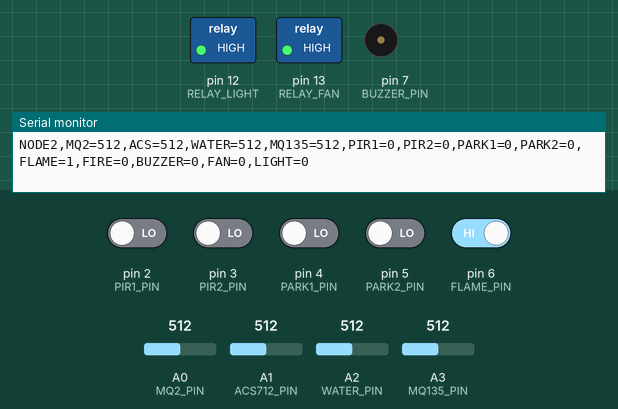
A sketch run on a simulated Arduino Uno, built with avr-gcc and run on an emulated ATmega328P. On the bench: switched loads named in the sketch (green lamp = pin HIGH), buzzer (waves = sounding, pin HIGH), the last lines printed to the serial monitor. The test bench sets the inputs (shaded band); at power-on: pin 6 (FLAME_PIN) HIGH, pin 2 (PIR1_PIN), pin 3 (PIR2_PIN), pin 4 (PARK1_PIN), pin 5 (PARK2_PIN) LOW, A0 (MQ2_PIN) = 512, A1 (ACS712_PIN) = 512, A2 (WATER_PIN) = 512, A3 (MQ135_PIN) = 512.

Above: at 2.2 s.
2.3 s: pin 2 (PIR1_PIN) driven HIGH
At 3.6 s:
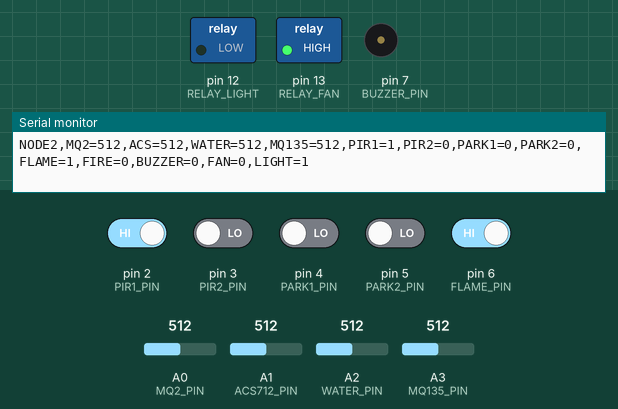
4.6 s: pin 6 (FLAME_PIN) driven LOW
At 6.3 s:
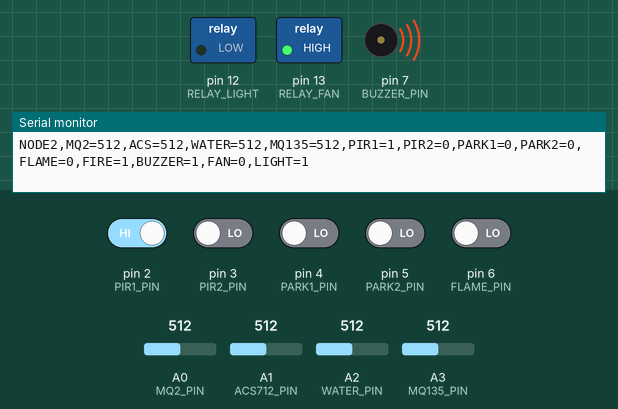
6.7 s: pin 2 (PIR1_PIN) driven LOW
At 7.8 s:
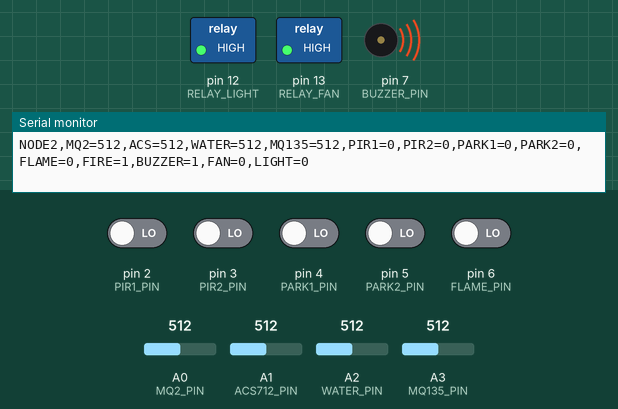
8.8 s: pin 3 (PIR2_PIN) driven HIGH
At 10.4 s:
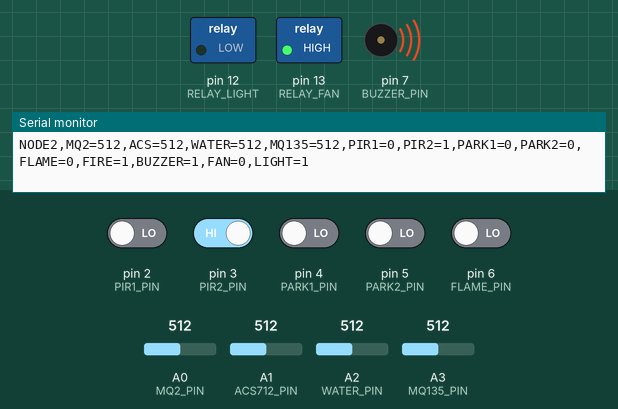
10.9 s: pin 3 (PIR2_PIN) driven LOW
At 11.9 s:
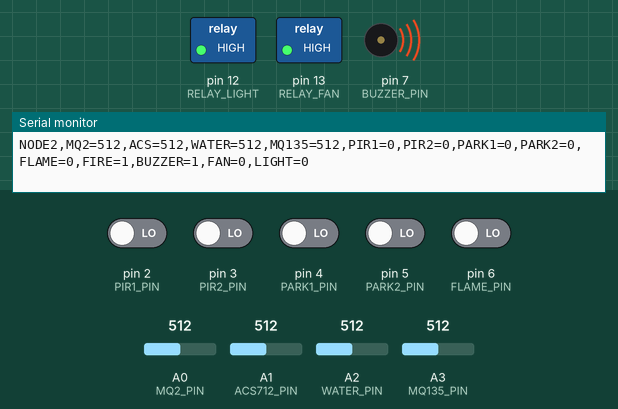
Timing chart, 0 to 13.9 s (numbered marks = the images above; inputs shaded):
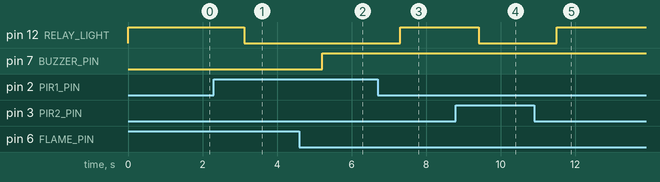

Measured:
- after the input at 2.3 s, pin 12 (RELAY_LIGHT): HIGH → LOW after 0.82 s
- after the input at 4.6 s, pin 7 (BUZZER_PIN): LOW → HIGH after 0.62 s
- after the input at 6.7 s, pin 12 (RELAY_LIGHT): LOW → HIGH after 0.61 s
- after the input at 8.8 s, pin 12 (RELAY_LIGHT): HIGH → LOW after 0.61 s
- after the input at 10.9 s, pin 12 (RELAY_LIGHT): LOW → HIGH after 0.61 s

The sketch:

edge_node_uno.ino
```cpp
#define MQ2_PIN       A0
#define ACS712_PIN    A1
#define WATER_PIN     A2
#define MQ135_PIN     A3

#define PIR1_PIN      2
#define PIR2_PIN      3
#define PARK1_PIN     4
#define PARK2_PIN     5
#define FLAME_PIN     6
#define BUZZER_PIN    7

#define RELAY_LIGHT   12
#define RELAY_FAN     13

#define RELAY_ON      LOW
#define RELAY_OFF     HIGH

void setup() {
  pinMode(PIR1_PIN, INPUT);
  pinMode(PIR2_PIN, INPUT);
  pinMode(PARK1_PIN, INPUT);
  pinMode(PARK2_PIN, INPUT);
  pinMode(FLAME_PIN, INPUT);

  pinMode(BUZZER_PIN, OUTPUT);
  digitalWrite(BUZZER_PIN, LOW);

  pinMode(RELAY_LIGHT, OUTPUT);
  pinMode(RELAY_FAN, OUTPUT);

  digitalWrite(RELAY_LIGHT, RELAY_OFF);
  digitalWrite(RELAY_FAN, RELAY_OFF);

  Serial.begin(9600);

  delay(1000);
  Serial.println("RYGAR NODE 2 ONLINE");
}

void loop() {
  int mq2Value   = analogRead(MQ2_PIN);
  int currentRaw = analogRead(ACS712_PIN);
  int waterValue = analogRead(WATER_PIN);
  int mq135Value = analogRead(MQ135_PIN);

  int pir1  = digitalRead(PIR1_PIN);
  int pir2  = digitalRead(PIR2_PIN);
  int park1 = digitalRead(PARK1_PIN);
  int park2 = digitalRead(PARK2_PIN);
  int flame = digitalRead(FLAME_PIN);

  bool fireDetected = (flame == LOW);

  if (fireDetected)
    digitalWrite(BUZZER_PIN, HIGH);
  else
    digitalWrite(BUZZER_PIN, LOW);

  if (pir1 == HIGH || pir2 == HIGH)
    digitalWrite(RELAY_LIGHT, RELAY_ON);
  else
    digitalWrite(RELAY_LIGHT, RELAY_OFF);

  digitalWrite(RELAY_FAN, RELAY_OFF);

  Serial.print("NODE2,");
  Serial.print("MQ2="); Serial.print(mq2Value);
  Serial.print(",ACS="); Serial.print(currentRaw);
  Serial.print(",WATER="); Serial.print(waterValue);
  Serial.print(",MQ135="); Serial.print(mq135Value);
  Serial.print(",PIR1="); Serial.print(pir1);
  Serial.print(",PIR2="); Serial.print(pir2);
  Serial.print(",PARK1="); Serial.print(park1);
  Serial.print(",PARK2="); Serial.print(park2);
  Serial.print(",FLAME="); Serial.print(flame);
  Serial.print(",FIRE="); Serial.print(fireDetected ? 1 : 0);
  Serial.print(",BUZZER="); Serial.print(fireDetected ? 1 : 0);
  Serial.print(",FAN=0");
  Serial.print(",LIGHT=");
  Serial.println((pir1 == HIGH || pir2 == HIGH) ? 1 : 0);

  delay(1000);
}
```
